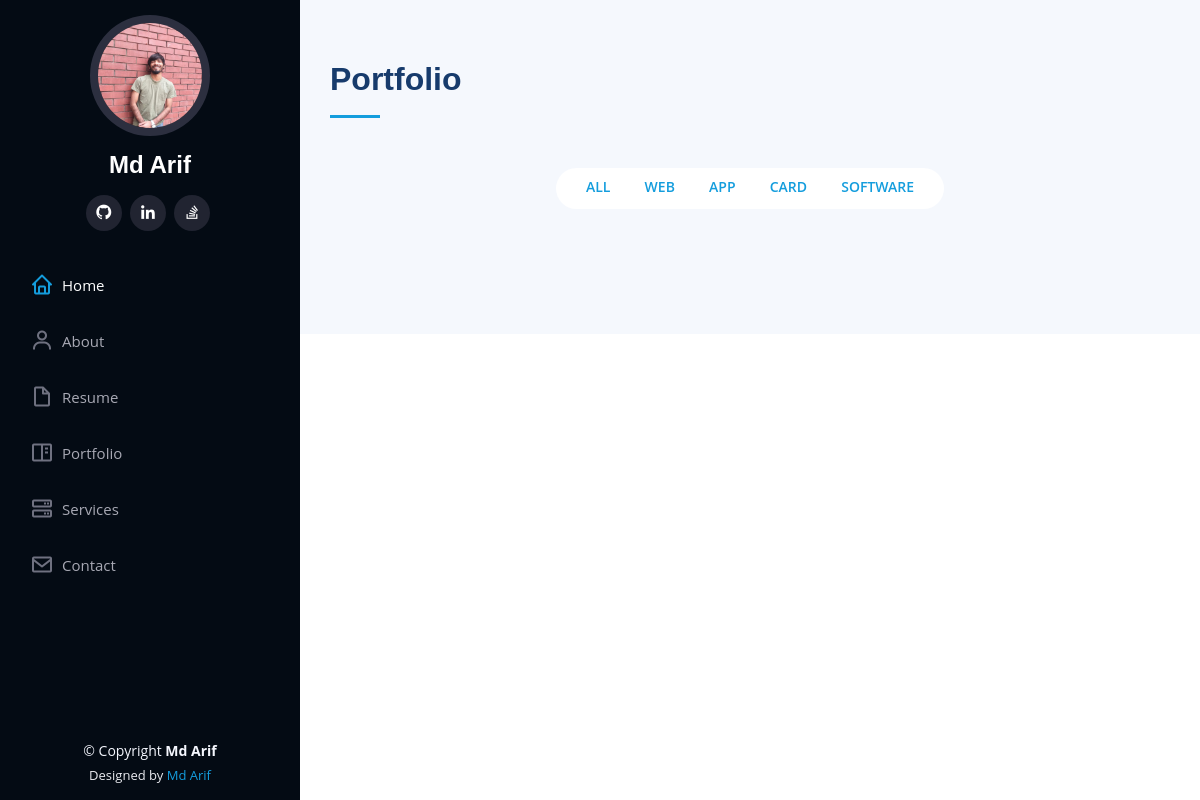
The page /portfolio/?category=web on the database as committed earlier.
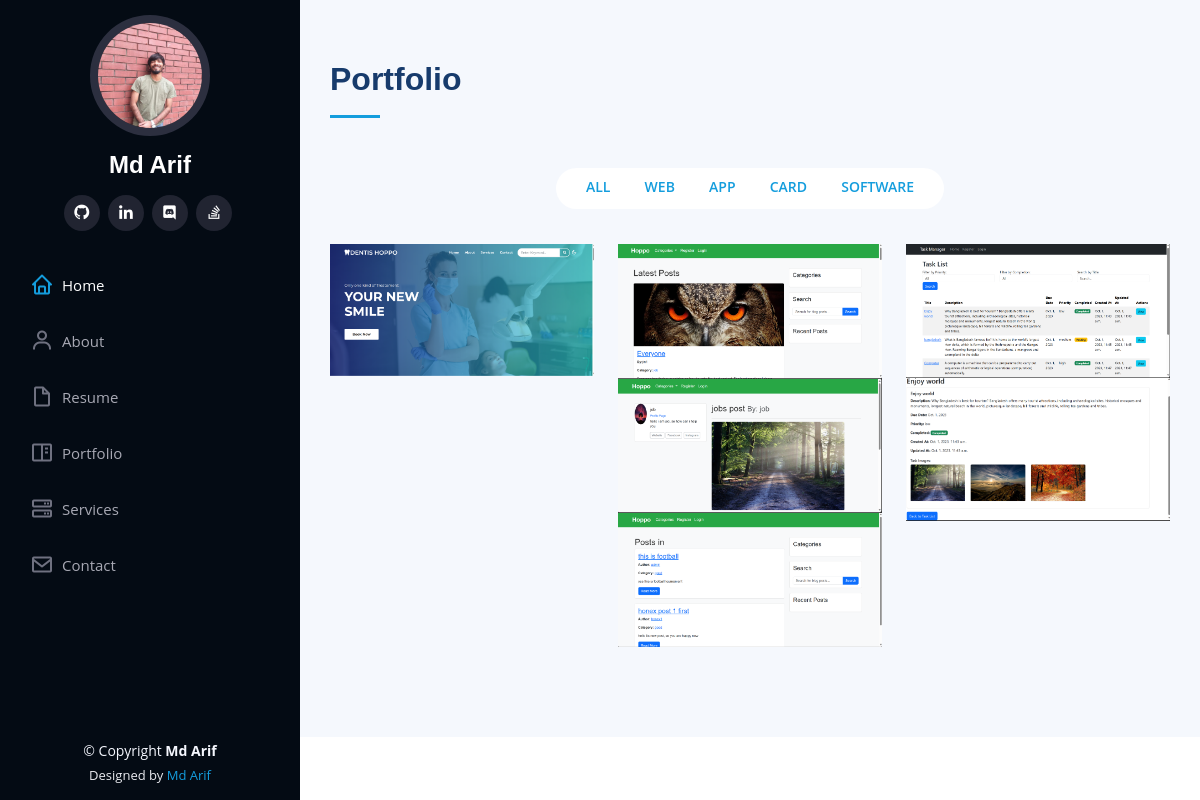
The same page on the database as committed later.
### calc/models.py (models this page shows, shortened)
class Profile(models.Model):
    full_name = models.CharField(max_length=100)
    image = models.ImageField(upload_to='profile_images/')
    twitter_url = models.URLField(blank=True)
    instagram_url = models.URLField(blank=True)
    github_url = models.URLField(blank=True)
    linkedin_url = models.URLField(blank=True)
    discord_url = models.URLField(blank=True)
    stack_overflow_url = models.URLField(blank=True)

class PortfolioImage(models.Model):
    portfolio_item = models.ForeignKey(PortfolioItem, on_delete=models.CASCADE, related_name='images')
    image = models.ImageField(upload_to='portfolio_images/')

class PortfolioItem(models.Model):
    title = models.CharField(max_length=100)
    category = models.CharField(max_length=10, default='Web')
    description = models.TextField()
    client = models.CharField(max_length=100, blank=True, null=True)
    project_date = models.DateField(blank=True, null=True)
    project_url = models.URLField(blank=True, null=True)

### calc/views.py (the view)
# urls.py: path('portfolio/', views.portfolio, name="portfolio"),
def portfolio(request):
    profile_data = Profile.objects.first()
    categories = ["Web", "App", "Card", "Software"]
    selected_category = request.GET.get("category", "All")
    if selected_category == "All":
        portfolio_items = PortfolioItem.objects.all()
    else:
        portfolio_items = PortfolioItem.objects.filter(category__iexact=selected_category)
    context = {
        'portfolio_items': portfolio_items,
        'categories': categories,
        'selected_category': selected_category,
        'profile_data': profile_data,
    }
    return render(request, 'portfolio.html', context)

### calc/templates/portfolio.html (shortened to what this page needs)
{% extends "base.html" %}
{% block content %}
<main id="main">
    <section id="portfolio" class="portfolio section-bg">
        <div class="container">
            <div class="section-title">
                <h2>Portfolio</h2>
            </div>
            <div class="row" data-aos="fade-up">
                <div class="col-lg-12 d-flex justify-content-center">
                    <ul id="portfolio-flters">
                        <li data-filter="*" class="{% if selected_category == 'All' %}filter-active{% endif %}">
                            <a href="?category=All">All</a>
                        </li>
                        {% for category in categories %}
                            <li data-filter=".filter-{{ category|lower }}" class="{% if category == selected_category %}filter-active{% endif %}">
                                <a href="?category={{ category|lower }}">{{ category }}</a>
                            </li>
                        {% endfor %}
                    </ul>
                </div>
            </div>
            <div class="row portfolio-container" data-aos="fade-up" data-aos-delay="100">
                {% for item in portfolio_items %}
                <div class="col-lg-4 col-md-6 portfolio-item filter-{{ item.category|lower }}">
                    <div class="portfolio-wrap">
                        {% for image in item.images.all %}
                            <img src="{{ image.image.url }}" class="img-fluid" alt="{{ item.title }}">
                        {% endfor %}
                    </div>
                </div>
                {% endfor %}
            </div>
        </div>
    </section>
</main>
{% endblock %}

### calc/templates/base.html (shortened to what this page needs)
{% load static  %}
<!DOCTYPE html>
<html lang="en">
<head>
  <link href="{% static 'assets/vendor/aos/aos.css' %}" rel="stylesheet">
  <link href="{% static 'assets/vendor/bootstrap/css/bootstrap.min.css' %}" rel="stylesheet">
  <link href="{% static 'assets/vendor/bootstrap-icons/bootstrap-icons.css' %}" rel="stylesheet">
  <link href="{% static 'assets/vendor/boxicons/css/boxicons.min.css' %}" rel="stylesheet">
  <link href="{% static 'assets/vendor/glightbox/css/glightbox.min.css' %}" rel="stylesheet">
  <link href="{% static 'assets/vendor/swiper/swiper-bundle.min.css' %}" rel="stylesheet">
  <link href="{% static 'assets/css/style.css' %}" rel="stylesheet">
</head>
<body>
  <header id="header">
    <div class="d-flex flex-column">
      <div class="profile">
        <img src="{{ profile_data.image.url }}" alt="{{ profile_data.full_name }}" class="img-fluid rounded-circle">
        <h1 class="text-light"><a href="index.html">{{ profile_data.full_name }}</a></h1>
        <div class="social-links mt-3 text-center">
            {% if profile_data.github_url %}
                <a href="{{ profile_data.github_url }}" class="github"><i class="bx bxl-github"></i></a>
            {% endif %}
            {% if profile_data.linkedin_url %}
                <a href="{{ profile_data.linkedin_url }}" class="linkedin"><i class="bx bxl-linkedin"></i></a>
            {% endif %}
            {% if profile_data.discord_url %}
                <a href="{{ profile_data.discord_url }}" class="discord"><i class="bx bxl-discord"></i></a>
            {% endif %}
            {% if profile_data.stack_overflow_url %}
                <a href="{{ profile_data.stack_overflow_url }}" class="stackoverflow"><i class="bx bxl-stack-overflow"></i></a>
            {% endif %}
        </div>
    </div>
      <nav id="navbar" class="nav-menu navbar">
        <ul>
          <li><a href="{% url 'home' %}" class="nav-link scrollto active"><i class="bx bx-home"></i> <span>Home</span></a></li>
          <li><a href="{% url 'about' %}" class="nav-link scrollto"><i class="bx bx-user"></i> <span>About</span></a></li>
          <li><a href="{% url 'resume' %}" class="nav-link scrollto"><i class="bx bx-file-blank"></i> <span>Resume</span></a></li>
          <li><a href="{% url 'portfolio' %}" class="nav-link scrollto"><i class="bx bx-book-content"></i> <span>Portfolio</span></a></li>
          <li><a href="{% url 'service' %}" class="nav-link scrollto"><i class="bx bx-server"></i> <span>Services</span></a></li>
          <li><a href="{% url 'contact' %}" class="nav-link scrollto"><i class="bx bx-envelope"></i> <span>Contact</span></a></li>
        </ul>
      </nav>
    </div>
  </header>
 {% block content %}
{% endblock %}
<footer id="footer">
  <div class="container">
    <div class="copyright">
      &copy; Copyright <strong><span>Md Arif</span></strong>
    </div>
    <div class="credits">
      Designed by <a href="#">Md Arif</a>
    </div>
  </div>
</footer>
</body>
</html>

### static/assets/css/style.css (style rules this page uses)
body { font-family: "Open Sans", sans-serif; color: #272829; }
a { color: #149ddd; text-decoration: none; }
h1, h2, h3, h4, h5, h6 { font-family: "Raleway", sans-serif; }
#header { position: fixed; top: 0; left: 0; bottom: 0; width: 300px; transition: all ease-in-out 0.5s; z-index: 9997; transition: all 0.5s; padding: 0 15px; background: #040b14; overflow-y: auto; }
#header .profile img { margin: 15px auto; display: block; width: 120px; border: 8px solid #2c2f3f; }
#header .profile h1 { font-size: 24px; margin: 0; padding: 0; font-weight: 600; -moz-text-align-last: center; text-align-last: center; font-family: "Poppins", sans-serif; }
#header .profile h1 a, #header .profile h1 a:hover { color: #fff; text-decoration: none; }
#header .profile .social-links a { font-size: 18px; display: inline-block; background: #212431; color: #fff; line-height: 1; padding: 8px 0; margin-right: 4px; border-radius: 50%; text-align: center; width: 36px; height: 36px; transition: 0.3s; }
#main { margin-left: 300px; }
.container, .container-fluid { padding-left: 30px; padding-right: 30px; }
.nav-menu { padding: 30px 0 0 0; }
.nav-menu * { margin: 0; padding: 0; list-style: none; }
.nav-menu>ul>li { position: relative; white-space: nowrap; }
.nav-menu a, .nav-menu a:focus { display: flex; align-items: center; color: #a8a9b4; padding: 12px 15px; margin-bottom: 8px; transition: 0.3s; font-size: 15px; }
.nav-menu a i, .nav-menu a:focus i { font-size: 24px; padding-right: 8px; color: #6f7180; }
.nav-menu a:hover, .nav-menu .active, .nav-menu .active:focus, .nav-menu li:hover>a { text-decoration: none; color: #fff; }
.nav-menu a:hover i, .nav-menu .active i, .nav-menu .active:focus i, .nav-menu li:hover>a i { color: #149ddd; }
section { padding: 60px 0; overflow: hidden; }
.section-bg { background: #f5f8fd; }
.section-title { padding-bottom: 30px; }
.section-title h2 { font-size: 32px; font-weight: bold; margin-bottom: 20px; padding-bottom: 20px; position: relative; color: #173b6c; }
.section-title h2::after { content: ""; position: absolute; display: block; width: 50px; height: 3px; background: #149ddd; bottom: 0; left: 0; }
.portfolio .portfolio-item { margin-bottom: 30px; }
.portfolio #portfolio-flters { padding: 0; margin: 0 auto 35px auto; list-style: none; text-align: center; background: #fff; border-radius: 50px; padding: 2px 15px; }
.portfolio #portfolio-flters li { cursor: pointer; display: inline-block; padding: 10px 15px 8px 15px; font-size: 14px; font-weight: 600; line-height: 1; text-transform: uppercase; color: #272829; margin-bottom: 5px; transition: all 0.3s ease-in-out; }
.portfolio #portfolio-flters li:last-child { margin-right: 0; }
.portfolio .portfolio-wrap { transition: 0.3s; position: relative; overflow: hidden; z-index: 1; }
.portfolio .portfolio-wrap::before { content: ""; background: rgba(255, 255, 255, 0.5); position: absolute; left: 0; right: 0; top: 0; bottom: 0; transition: all ease-in-out 0.3s; z-index: 2; opacity: 0; }
#footer { padding: 15px; color: #f4f6fd; font-size: 14px; position: fixed; left: 0; bottom: 0; width: 300px; z-index: 9999; background: #040b14; }
#footer .copyright { text-align: center; }
#footer .credits { padding-top: 5px; text-align: center; font-size: 13px; color: #eaebf0; }

Rows that differ between the two databases and show on the page:
added PortfolioImage: image (picture)
added PortfolioImage: image (picture)
added PortfolioImage: image (picture)
added PortfolioImage: image (picture)
added PortfolioImage: image (picture)
added PortfolioImage: image (picture)
